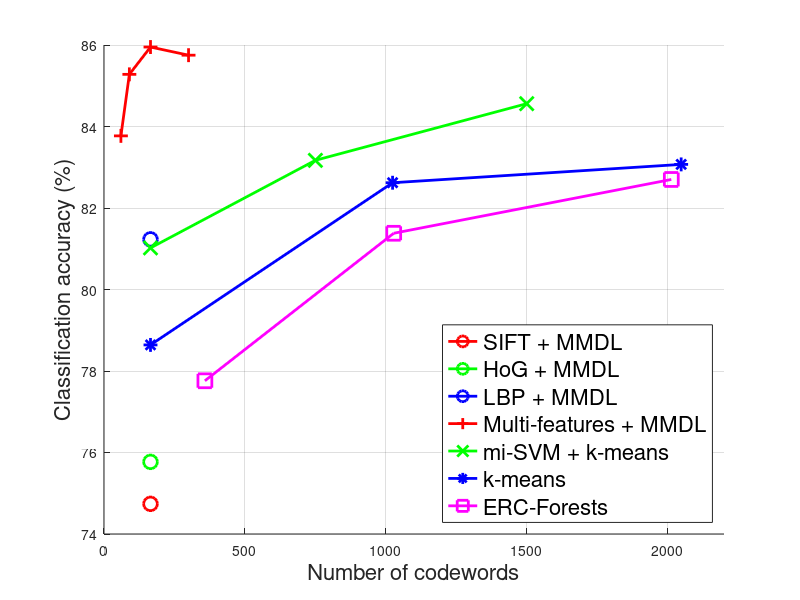

The MATLAB source for this figure:


sift = [ 165, 74.74 ];
hog = [165, 75.77];
lbp = [165, 81.23];

mmcl = [ 60, 83.77; 90, 85.28; 165, 85.95; 300, 85.75 ];

mil_km = [ 165, 81.02; 750, 83.17; 1500, 84.56 ];
km = [ 165, 78.64; 1024, 82.62; 2048, 83.07 ];

ert = [ 358, 77.76; 1028,  81.38; 2013,  82.7];

yang = [1024, 81.53];

figure, hold;
grid on;
xlabel('Number of codewords', 'FontSize', 16);
ylabel('Classification accuracy (%)', 'FontSize', 16)

plot( sift(:,1), sift(:,2), '-or', 'LineWidth', 2, 'MarkerSize',10 );
plot( hog(:,1), hog(:,2), '-og', 'LineWidth', 2, 'MarkerSize',10 );
plot( lbp(:,1), lbp(:,2), '-ob', 'LineWidth', 2, 'MarkerSize',10 );
plot( mmcl(:,1), mmcl(:,2), '-+r', 'LineWidth', 2, 'MarkerSize',10 );
plot( mil_km(:,1), mil_km(:,2), '-xg', 'LineWidth', 2, 'MarkerSize',10 );
plot( km(:,1), km(:,2), '-*b', 'LineWidth', 2 , 'MarkerSize',10);
plot( ert(:,1), ert(:,2), '-sm', 'LineWidth', 2 , 'MarkerSize',10);

xlim([0 2200])
ylim([74 86])

h = legend( 'SIFT + MMDL', 'HoG + MMDL', 'LBP + MMDL', ...
    'Multi-features + MMDL', 'mi-SVM + k-means', 'k-means', 'ERC-Forests', ...
    'FontSize', 16, 'Location', 'SouthEast' );

set(h,'FontSize',16);

print('-painters', '-depsc', 's15.eps')